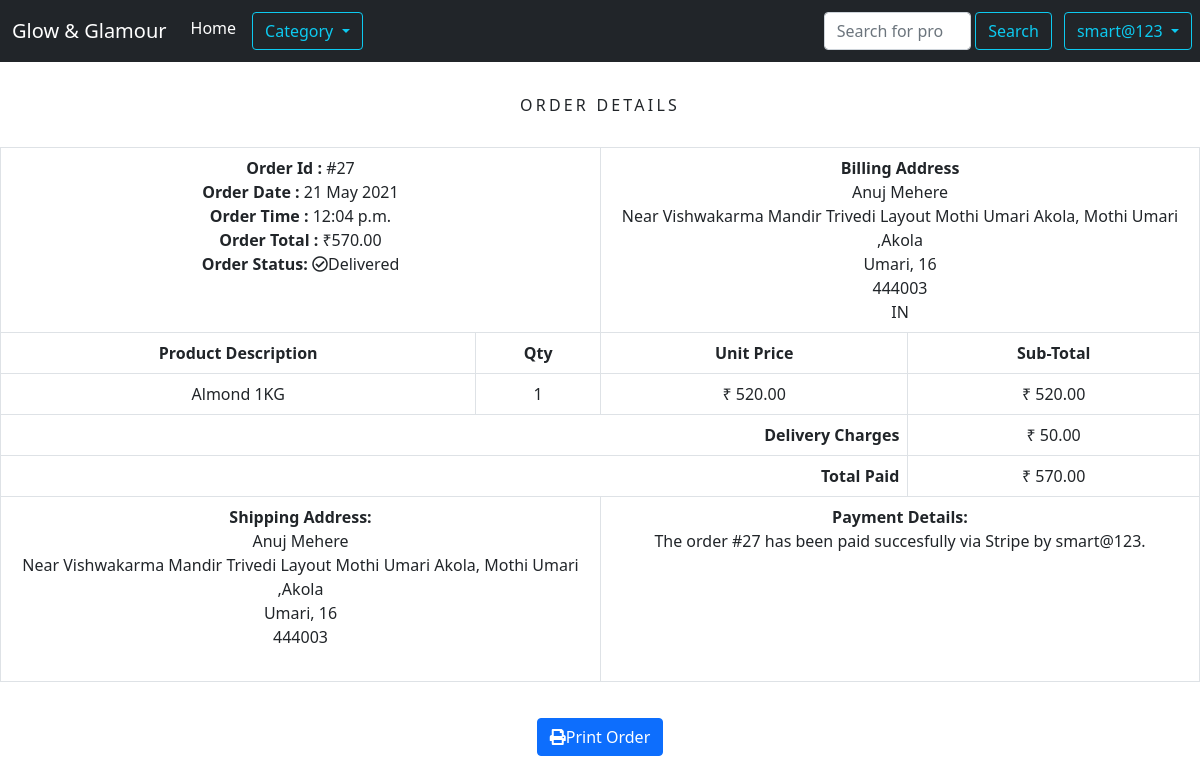
Screenshot of /order/27/ (signed in) with the database file from the repository.
### order/models.py (models this page shows, shortened)
class Order(models.Model):
	def order_status():
		return 'Ordered'
	token = models.CharField(max_length = 250, blank = True)
	total = models.DecimalField(max_digits = 10, decimal_places = 2, verbose_name = 'INR Order Total')
	emailAddress = models.EmailField(max_length = 250, blank = True, verbose_name = 'Email Address')
	created = models.DateTimeField(auto_now_add = True)
	billingName = models.CharField(max_length = 250, blank = True)
	billingAddress1 = models.CharField(max_length = 250, blank = True)
	billingCity = models.CharField(max_length = 250, blank = True)
	billingState = models.CharField(max_length = 5, blank = True)
	billingPostcode = models.CharField(max_length = 10, blank = True)
	billingCountry = models.CharField(max_length = 200, blank = True)
	shippingName = models.CharField(max_length = 250, blank = True)
	shippingAddress1 = models.CharField(max_length = 250, blank = True)
	shippingCity = models.CharField(max_length = 250, blank = True)
	shippingState = models.CharField(max_length = 5, blank = True)
	shippingPostcode = models.CharField(max_length = 10, blank = True)
	shippingCountry = models.CharField(max_length = 200, blank = True)
	status = models.CharField(max_length = 10,default=order_status())
	assign_to = models.CharField(max_length=15,blank=True)
	class Meta:
		db_table = 'Order'
		ordering = ['-created']

class OrderItem(models.Model):
	product = models.CharField(max_length = 250)
	quantity = models.IntegerField()
	price = models.DecimalField(max_digits = 10, decimal_places = 2, verbose_name = 'INR Price')
	order = models.ForeignKey(Order, on_delete = models.CASCADE)
	class Meta:
		db_table = 'OrderItem'
	def sub_total(self):
		return self.quantity * self.price

### order/views.py (the view)
# urls.py: path('<int:order_id>/', views.viewOrder, name = 'order_detail'), #to get details of an order
@login_required
def viewOrder(request, order_id):
	if request.user.is_authenticated:
		email = str(request.user.email)
		order = Order.objects.get(id = order_id, emailAddress = email)
		order_items = OrderItem.objects.filter(order = order)
	return render(request, 'order/order_detail.html', {'order': order, 'order_items': order_items})

### cart/context_processors.py (called while the page is built)
def counter(request): #Used to display no. of items in cart from navbar
	item_count = 0
	if 'admin' in request.path:
		return{}
	else:
		try:
			cart = Cart.objects.filter(cart_id=_cart_id(request))
			cart_items = CartItem.objects.all().filter(cart=cart[:1])
			for cart_item in cart_items:
				item_count += cart_item.quantity
		except Cart.DoesNotExist:
			item_count = 0
	return dict(item_count = item_count)

### cart/views.py (called while the page is built)
def _cart_id(request):
    cart = request.session.session_key
    if not cart:
        cart = request.session.create()
    return cart

### shop/context_processors.py (called while the page is built)
def menu_links(request):
	links = Category.objects.all()
	return dict(links=links)

### shop/models.py (called while the page is built)
	def get_url(self):
		return reverse('shop:products_by_category', args=[self.slug])

### wish/context_processors.py (called while the page is built)
def counter(request):
	item_count = 0
	if 'admin' in request.path:
		return{}
	else:
		try:
			wish = Wish.objects.filter(wish_id=_wish_id(request))
			wish_items = WishItem.objects.all().filter(wish=wish[:1])
			for wish_item in wish_items:
				item_count += wish_item.quantity
		except Wish.DoesNotExist:
			item_count = 0
	return dict(item_count = item_count)

### wish/views.py (called while the page is built)
def _wish_id(request):
    wish = request.session.session_key
    if not wish:
        wish = request.session.create()
    return wish

### order/templates/order/order_detail.html (shortened to what this page needs)
{% extends "base.html" %}
{% load static %}
{% block content %}
	<div>
		<div class="text-center">
			<br>
			<h1 class="text-center my_title">Order Details</h1>
			<br>
			<table class="table table-bordered">
				<tr>
					<td class="text-left" colspan="2">
						<b>Order Id    : </b>#{{ order.id }}<br>
						<b>Order Date  : </b>{{ order.created|date:"d M Y" }}<br>
						<b>Order Time  : </b>{{ order.created|time}}<br>
						<b>Order Total : </b>₹{{ order.total }}<br>
						<b>Order Status: </b><i class="far fa-check-circle"></i>{{  order.status  }}
					</td>
					<td class="text-left" colspan="2">
						<b>Billing Address</b><br>
						{{ order.billingName }}<br>
						{{ order.billingAddress1 }}<br>
						{{ order.billingCity }}, {{ order.billingState }}<br>
						{{ order.billingPostcode }}<br>
						{{ order.billingCountry  }}<br>
					</td>
				</tr>
				<tr>
					<td><b>Product Description</b></td>
					<td><b>Qty</b></td>
					<td><b>Unit Price</b></td>
					<td><b>Sub-Total</b></td>
				</tr>
				{% for item in order_items %}
					<tr>
						<td>{{ item.product }}</td>
						<td>{{ item.quantity }}</td>
						<td>₹ {{ item.price }}</td>
						<td>₹ {{ item.sub_total }}</td>
					</tr>
				{% endfor %}
			    {% if order.total < 2000 %}
			    <tr>
				<td colspan="3" style="text-align: right;">
					<b>Delivery Charges</b>
				</td>
				<td>₹ 50.00</td>
			    </tr>
			    <tr>
				<td colspan="3" style="text-align: right;">
					<b>Total Paid</b>
				</td>
				<td>₹ {{ order.total }}</td>
			    </tr>
			    {% endif %}
				<tr>
					<td class="text-left" colspan="2">
						<b>Shipping Address: </b><br>
						{{ order.shippingName }}<br>
						{{ order.shippingAddress1 }}<br>
						{{ order.shippingCity }}, {{ order.shippingState }}<br>
						{{ order.shippingPostcode }}<br>
						{{ order.shippingContry }}<br>
					</td>
					<td class="text-left" colspan="2">
						<b>Payment Details: </b><br>
						The order #{{ order.id }} has been paid succesfully via Stripe by {{user.username}}.
					</td>
				</tr>
			</table>
			<button class="btn btn-primary" onclick="window.print();"><i class="fas fa-print"></i>Print Order</button>
		</div>
	</div>
	<br>
	<br>
{% endblock %}

### accounts/templates/navbar.html (shortened to what this page needs)
{% load static %}
    <header>
      <nav class="navbar navbar-expand-md navbar-dark fixed-top bg-dark">
        <div class="container-fluid">
          <a class="navbar-brand" href="/">Glow & Glamour</a>
          <div class="collapse navbar-collapse" id="navbarCollapse">
            <ul class="navbar-nav me-auto mb-2 mb-md-0">
              <li class="nav-item">
                <a class="nav-link active" aria-current="page" href="{% url 'shop:allProdCat' %}">Home</a>
              </li>
              <li class="nav-item">
                <button type="button" class="btn btn-outline-info dropdown-toggle my-1 mx-2" data-bs-toggle="dropdown" id="dropdownMenuButton2" data-bs-display="static" aria-expanded="false">
                  Category
                </button>
              </li>
            </ul>
          </div>
        </div>
        <form class="d-flex" action="{% url 'search_app:searchResult' %}" method="get">
          <input class="form-control  my-1" type="search" placeholder="Search for products, brands and more" aria-label="Search" name="q">
          <button class="btn btn-outline-info my-1 mx-1" type="submit">Search</button>
        </form>
    {% if request.user.is_authenticated and request.user.username %}
    <button type="button" class="btn btn-outline-info dropdown-toggle my-1 mx-2" id="accountname" name="accountname" data-bs-toggle="dropdown" data-bs-display="static" aria-expanded="false">
        {{request.user.username}}
    </button>
    {% endif %}
  </nav>
</header>
<br>
<br>
<br>

### static/css/custom.css (style rules this page uses)
.my_title { font-size: 16px; text-transform: uppercase; letter-spacing: .2em; }
html,body { height: 100%; }
form { font-size: 14px; }
.btn { font-size: 14px; margin-top:20px; }
* { box-sizing: border-box; }
html { overflow-x: hidden; }

### rows the page displays
Order: id "27", created "21 May 2021", created "12:04 p.m.", total "570.00", status "Delivered", billingName "Anuj Mehere", billingAddress1 "Near Vishwakarma Mandir Trivedi Layout Mothi Umari Akola, Mothi Umari ,Akola", billingCity "Umari", billingState "16", billingPostcode "444003", billingCountry "IN", shippingName "Anuj Mehere", shippingAddress1 "Near Vishwakarma Mandir Trivedi Layout Mothi Umari Akola, Mothi Umari ,Akola", shippingCity "Umari", shippingState "16", shippingPostcode "444003"
OrderItem: product "Almond 1KG", quantity "1", price "520.00", sub_total "520.00"

### other values shown
{{ request.user.username }} "smart@123"
{{ user.username }} "smart@123"
